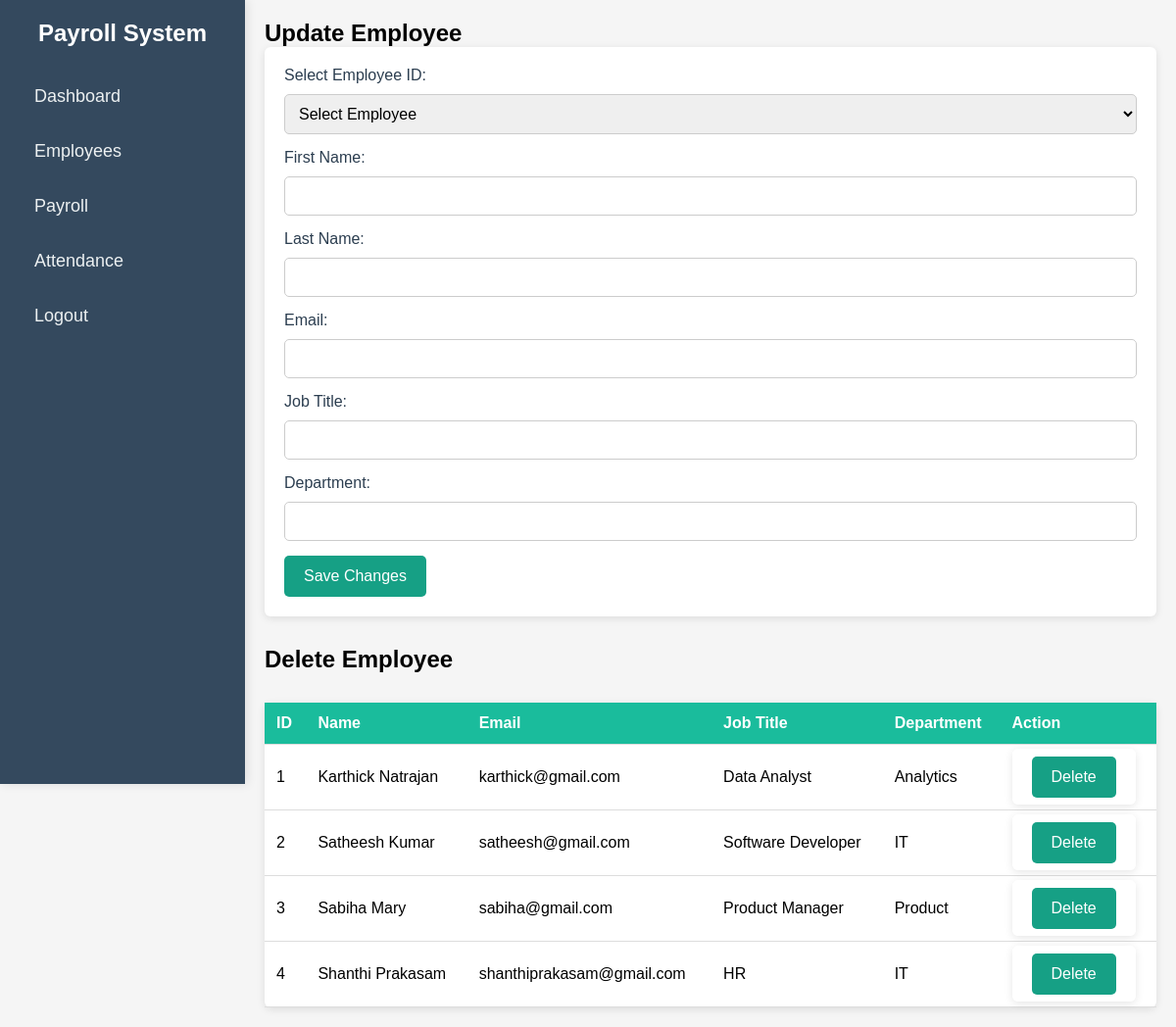
The app's page /manage_employees with its own data.
### tables this page shows
CREATE TABLE Employee (
    employee_id INTEGER PRIMARY KEY AUTOINCREMENT,
    first_name TEXT NOT NULL,
    last_name TEXT NOT NULL,
    email TEXT NOT NULL UNIQUE,
    phone_number TEXT,
    job_title TEXT,
    department TEXT,
    hire_date DATE,
    salary REAL,
    status TEXT DEFAULT 'Active'
);

### app.py (the view, shortened to what this page needs)
@app.route('/manage_employees', methods=['GET', 'POST'])
def manage_employees():
    conn = get_db_connection()
    employees = conn.execute("SELECT * FROM Employee").fetchall()
    conn.close()
    return render_template('update.html', employees=employees)

### app.py (called while the page is built)
def get_db_connection():
    conn = sqlite3.connect('payroll_system.db')  # Connect to your database
    conn.row_factory = sqlite3.Row  # This ensures that the rows returned are dictionaries
    return conn

### templates/update.html (shortened to what this page needs)
<!DOCTYPE html>
<html lang="en">
<head>
    <link rel="stylesheet" href="/static/update.css">
</head>
<body>
    <div class="sidebar">
        <div class="sidebar-header">
            <h2>Payroll System</h2>
        </div>
        <ul class="sidebar-menu">
            <li><a href="{{ url_for('dashboard') }}">Dashboard</a></li>
            <li><a href="{{ url_for('employee') }}">Employees</a></li>
            <li><a href="{{ url_for('payroll') }}">Payroll</a></li>
            <li><a href="{{ url_for('attendance') }}">Attendance</a></li>
            <li><a href="#">Logout</a></li>
        </ul>
    </div>
    <div class="main-content">
        <section class="form-section">
            <h2>Update Employee</h2>
            <form action="{{ url_for('manage_employees') }}" method="POST">
                <label for="employee_id">Select Employee ID:</label>
                <select id="employee_id" name="employee_id" required>
                    <option value="">Select Employee</option>
                </select>
                <label for="first_name">First Name:</label>
                <input type="text" id="first_name" name="first_name" required>
                <label for="last_name">Last Name:</label>
                <input type="text" id="last_name" name="last_name" required>
                <label for="email">Email:</label>
                <input type="email" id="email" name="email" required>
                <label for="job_title">Job Title:</label>
                <input type="text" id="job_title" name="job_title">
                <label for="department">Department:</label>
                <input type="text" id="department" name="department">
                <button type="submit" name="update_employee">Save Changes</button>
            </form>
        </section>
        <section class="table-section">
            <h2>Delete Employee</h2>
            <table>
                <tr>
                    <th>ID</th>
                    <th>Name</th>
                    <th>Email</th>
                    <th>Job Title</th>
                    <th>Department</th>
                    <th>Action</th>
                </tr>
                {% for employee in employees %}
                <tr>
                    <td>{{ employee['employee_id'] }}</td>
                    <td>{{ employee['first_name'] }} {{ employee['last_name'] }}</td>
                    <td>{{ employee['email'] }}</td>
                    <td>{{ employee['job_title'] }}</td>
                    <td>{{ employee['department'] }}</td>
                    <td>
                        <form action="{{ url_for('manage_employees') }}" method="POST" style="display: inline;">
                            <button type="submit" name="delete_employee" onclick="return confirm('Are you sure you want to delete this employee?')">Delete</button>
                        </form>
                    </td>
                </tr>
                {% endfor %}
            </table>
        </section>
    </div>
</body>
</html>

### static/update.css (style rules this page uses)
* { margin: 0; padding: 0; box-sizing: border-box; font-family: 'Arial', sans-serif; }
body { display: flex; min-height: 100vh; background-color: #f5f5f5; }
.sidebar { width: 250px; height: 100vh; background-color: #34495e; color: white; padding: 20px; position: fixed; top: 0; left: 0; box-shadow: 2px 0 10px rgba(0, 0, 0, 0.1); }
.sidebar-header { text-align: center; margin-bottom: 30px; }
.sidebar-header h2 { font-size: 24px; font-weight: 600; }
.sidebar-menu { list-style-type: none; }
.sidebar-menu li { margin: 15px 0; }
.sidebar-menu li a { text-decoration: none; color: #ecf0f1; font-size: 18px; display: block; padding: 10px 15px; border-radius: 4px; transition: background-color 0.3s ease; }
.main-content { margin-left: 250px; padding: 20px; width: calc(100% - 250px); }
form { background-color: #fff; padding: 20px; border-radius: 6px; box-shadow: 0 2px 8px rgba(0, 0, 0, 0.1); margin-bottom: 30px; }
form label { font-size: 16px; color: #2c3e50; margin-bottom: 10px; display: block; }
form input[type="text"], form input[type="time"], form input[type='date'], form input[type='email'], form select { width: 100%; padding: 10px; margin-bottom: 15px; border: 1px solid #ccc; border-radius: 5px; font-size: 16px; }
form button { background-color: #16a085; color: white; padding: 12px 20px; border: none; border-radius: 5px; cursor: pointer; font-size: 16px; }
table { width: 100%; border-collapse: collapse; background-color: #fff; border-radius: 6px; box-shadow: 0 2px 8px rgba(0, 0, 0, 0.1); margin-top: 30px; }
table th, table td { padding: 12px; text-align: left; border-bottom: 1px solid #ddd; font-size: 16px; }
table th { background-color: #1abc9c; color: white; }

### records on screen
Employee: employee_id "1", first_name "Karthick", last_name "Natrajan", email "karthick@gmail.com", job_title "Data Analyst", department "Analytics"
Employee: employee_id "2", first_name "Satheesh", last_name "Kumar", email "satheesh@gmail.com", job_title "Software Developer", department "IT"
Employee: employee_id "3", first_name "Sabiha", last_name "Mary", email "sabiha@gmail.com", job_title "Product Manager", department "Product"
Employee: employee_id "4", first_name "Shanthi", last_name "Prakasam", email "shanthiprakasam@gmail.com", job_title "HR", department "IT"
